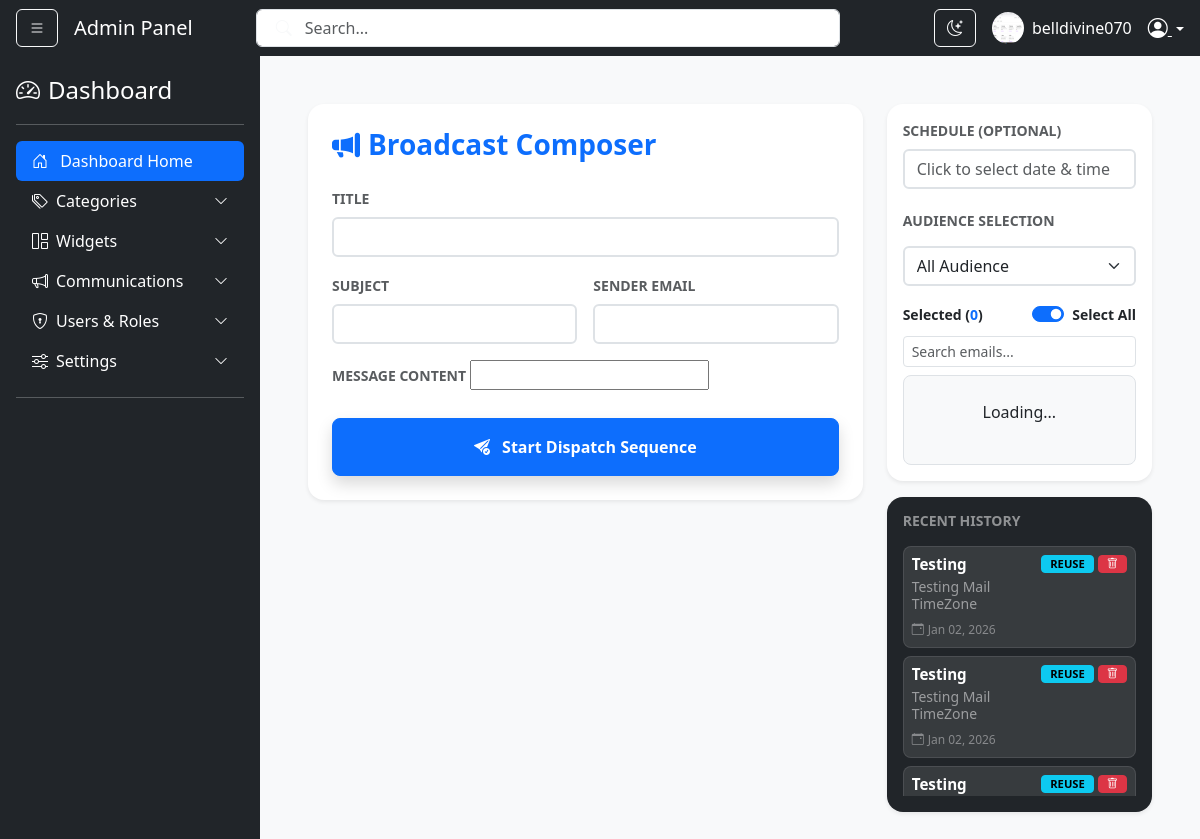
The app's page /bg-admin/broadcast/ (signed in) with its own data.
### users/models.py (models this page shows, shortened)
class CustomUser(AbstractBaseUser, PermissionsMixin):
    id = models.UUIDField(primary_key=True, default=uuid.uuid4, editable=False)
    email = models.EmailField(unique=True)
    username = models.CharField(max_length=150, unique=True)
    first_name = models.CharField(max_length=30)
    last_name = models.CharField(max_length=30)
    full_name = models.CharField(max_length=60, blank=True, null=True, editable=False)
    is_subscribed = models.BooleanField(default=True, verbose_name="Wants Newsletters")
    is_active = models.BooleanField(default=True)
    is_staff = models.BooleanField(default=False)
    is_manager = models.BooleanField(default=False)
    is_online = models.BooleanField(default=False)
    department = models.ForeignKey(Department, on_delete=models.SET_NULL, null=True, blank=True)
    date_joined = models.DateTimeField(default=timezone.now)
    role = models.ForeignKey('users.Role', on_delete=models.SET_NULL, null=True, blank=True, related_name='users')
    assigned_to = models.ForeignKey('self', on_delete=models.SET_NULL, null=True, blank=True, related_name='subordinates')
    region = models.CharField(max_length=50, blank=True, null=True)
    religion = models.CharField(max_length=50, blank=True, null=True)
    tribe = models.CharField(max_length=50, blank=True, null=True)
    ip_address = models.GenericIPAddressField(blank=True, null=True)
    racial_info = models.CharField(max_length=20, choices=[('black', 'Black'), ('white', 'White'), ('other', 'Other')], blank=True, null=True)
    profile_image = models.ImageField(upload_to='profile_images/', null=True, blank=True)
    USERNAME_FIELD = 'email'
    REQUIRED_FIELDS = ['username', 'first_name', 'last_name']
    objects = CustomUserManager()
    class Meta:
        verbose_name = 'Custom User'
        verbose_name_plural = 'Custom Users'

class NewsPost(models.Model):
    AUDIENCE_CHOICES = [
        ('all', 'All Audience'),
        ('staff_only', 'Staff Only'),
        ('external_only', 'External Subscribers Only'),
        ('clients', 'Company Users (Clients)'),
        ('super_admin', 'Super Admins Only'),
        ('is_manager', 'Managers Only'),
        ('administrator', 'Administrators Only'),
    ]
    STATUS_CHOICES = [
        ('draft', 'Draft'),
        ('scheduled', 'Scheduled'),
        ('sending', 'Sending'),
        ('sent', 'Sent'),
        ('failed', 'Failed'),
    ]
    title = models.CharField(max_length=255)
    subject = models.CharField(max_length=255, blank=True)
    slug = models.SlugField(max_length=255, unique=True, blank=True)
    content = models.TextField()
    sender_email = models.EmailField(blank=True, null=True)
    target_audience = models.CharField(max_length=50, choices=AUDIENCE_CHOICES, default='all')
    status = models.CharField(max_length=15, choices=STATUS_CHOICES, default='draft')
    scheduled_time = models.DateTimeField(null=True, blank=True)
    last_sent_at = models.DateTimeField(null=True, blank=True)
    created_at = models.DateTimeField(auto_now_add=True)

### users/views.py (the view, shortened to what this page needs)
# urls.py: path('broadcast/', views.BroadcastCreateView.as_view(), name='broadcast_dashboard'),
class BroadcastCreateView(LoginRequiredMixin, CreateView):
    model = NewsPost
    form_class = BroadcastForm
    template_name = 'send_email.html'
    success_url = reverse_lazy('broadcast_dashboard')
    def get(self, request, *args, **kwargs):
        return super().get(request, *args, **kwargs)
    def get_initial(self):
        initial = super().get_initial()
        reuse_id = self.request.GET.get('reuse')
        return initial
    def get_context_data(self, **kwargs):
        context = super().get_context_data(**kwargs)
        context['recent_posts'] = NewsPost.objects.all().order_by('-created_at')[:10]
        return context

### users/forms.py
class BroadcastForm(forms.ModelForm):
    class Meta:
        model = NewsPost
        fields = ['title','subject','sender_email','content','target_audience','scheduled_time'
        ]
        widgets = {
            'content': SummernoteWidget(),
        }
    def __init__(self, *args, **kwargs):
        super().__init__(*args, **kwargs)
        self.fields['sender_email'].required = False
        self.fields['scheduled_time'].required = False

### users/context_processors.py (called while the page is built)
def app_settings_processor(request):
    settings_dict = {}
    try:
        variables = AppVariable.objects.all().values('var_name', 'var_value')
        for var in variables:
            settings_dict[var['var_name']] = var['var_value']
    except Exception as e:
        print(f"Error loading AppVariables: {e}")
        settings_dict = {}
    return settings_dict

### users/templates/send_email.html (shortened to what this page needs)
{% extends "layout.html" %}
{% load widget_tweaks %}
{% load static %}
{% block content %}
<link rel="stylesheet" href="https://cdnjs.cloudflare.com/ajax/libs/jquery-datetimepicker/2.5.20/jquery.datetimepicker.min.css">
<div class="container-fluid py-4">
    <form method="post" id="broadcast-form">
        <div class="row g-4">
            <div class="col-12 col-lg-8">
                <div class="card shadow-sm border-0 p-4 rounded-4 bg-white">
                    <h3 class="fw-bold mb-4 text-primary">
                        <i class="bi bi-megaphone-fill me-2"></i>Broadcast Composer
                    </h3>
                    <div class="mb-3">
                        <label class="form-label small fw-bold text-muted">TITLE</label>
                        {% render_field form.title class="form-control border-2 shadow-none" %}
                    </div>
                    <div class="row g-3 mb-3">
                        <div class="col-md-6">
                            <label class="form-label small fw-bold text-muted">SUBJECT</label>
                            {% render_field form.subject class="form-control border-2 shadow-none" %}
                        </div>
                        <div class="col-md-6">
                            <label class="form-label small fw-bold text-muted">SENDER EMAIL</label>
                            {% render_field form.sender_email class="form-control border-2 shadow-none" %}
                        </div>
                    </div>
                    <div class="mb-4">
                        <label class="form-label small fw-bold text-muted">MESSAGE CONTENT</label>
                        {{ form.content }}
                    </div>
                    <button type="submit" class="btn btn-primary w-100 py-3 fw-bold rounded-3 shadow">
                        <i class="bi bi-send-check-fill me-2"></i> Start Dispatch Sequence
                    </button>
                </div>
            </div>
            <div class="col-12 col-lg-4">
                <div class="card shadow-sm border-0 p-3 rounded-4 mb-3 bg-white">
                    <label class="form-label small fw-bold text-muted">SCHEDULE (OPTIONAL)</label>
                    {% render_field form.scheduled_time class="form-control border-2 shadow-none" id="datetimepicker" autocomplete="off" placeholder="Click to select date & time"   %}
                    <h6 class="fw-bold mt-4 mb-3 small text-muted">AUDIENCE SELECTION</h6>
                    {% render_field form.target_audience class="form-select mb-3 border-2 shadow-none" id="id_target_audience" %}
                    <div class="d-flex justify-content-between align-items-center mb-2">
                        <span class="small fw-bold">
                            Selected (<span id="recipient-count" class="text-primary">0</span>)
                        </span>
                        <div class="form-check form-switch">
                            <input class="form-check-input" type="checkbox" id="check-all-toggle" checked>
                            <label class="form-check-label small fw-bold">Select All</label>
                        </div>
                    </div>
                    <input type="text" id="email-search" class="form-control form-control-sm mb-2" placeholder="Search emails...">
                    <div id="recipient-preview-box">
                        <div id="recipient-list">
                        </div>
                    </div>
                </div>
                <div class="card shadow-sm border-0 p-3 rounded-4 bg-dark text-white">
                    <h6 class="fw-bold mb-3 small text-white-50">RECENT HISTORY</h6>
                    <div class="overflow-auto" style="max-height: 250px;">
                        {% for post in recent_posts %}
                        <div class="bg-white bg-opacity-10 rounded-3 p-2 mb-2 border border-white border-opacity-10">
                            <div class="d-flex justify-content-between align-items-start">
                                <div class="d-flex flex-column justify-content-center">
                                    <div class="mb-1">
                                        <div class="fw-bold text-white lh-sm mb-1" style="font-size: 0.95rem;">
                                            {{ post.title }}
                                        </div>
                                        <div class="text-white-50 small lh-sm">
                                            {{ post.subject }}
                                        </div>
                                    </div>
                                    <div class="small mt-1 d-flex flex-wrap align-items-center" style="font-size: 0.75rem; opacity: 0.8;">
                                        <span class="text-white-50">
                                            <i class="bi bi-calendar-event me-1"></i>{{ post.created_at|date:"M d, Y" }}
                                        </span>
                                    </div>
                                </div>
                                <div class="d-flex gap-1">
                                    <a href="?reuse={{ post.id }}"
                                       class="btn btn-sm btn-info py-0 px-2 fw-bold"
                                       style="font-size: 0.7rem;">
                                        REUSE
                                    </a>
                                    <button type="button"
                                            class="btn btn-sm btn-danger py-0 px-2 delete-btn"
                                            data-url="{% url 'delete_broadcast' post.id %}"
                                            style="font-size: 0.7rem;">
                                        <i class="bi bi-trash"></i>
                                    </button>
                                </div>
                            </div>
                        </div>
                        {% empty %}
                        <p class="text-center small text-white-50">No history yet.</p>
                        {% endfor %}
                    </div>
                </div>
            </div>
        </div>
    </form>
</div>
{% endblock %}

### users/templates/layout.html (shortened to what this page needs)
{% load static %}
<!DOCTYPE html>
<html lang="en">
<head>
    <link rel="stylesheet" href="https://cdn.jsdelivr.net/npm/bootstrap-icons@1.13.1/font/bootstrap-icons.min.css">
    <link href="https://cdn.jsdelivr.net/npm/bootstrap@5.3.2/dist/css/bootstrap.min.css" rel="stylesheet">
    <link rel="stylesheet" href="{% static 'users/css/jquery.datetimepicker.min.css' %}">
    <link rel="stylesheet" href="{% static 'users/css/style.css' %}">
</head>
<body id="mainBody">
    <nav id="navbar" class="navbar navbar-expand-lg navbar-dark bg-dark sticky-top px-3">
        <button class="btn btn-outline-light me-3" id="sidebarToggle">
            <i class="bi bi-list"></i>
        </button>
        <a class="navbar-brand" href="#">Admin Panel</a>
        <form class="d-none d-md-flex mx-auto w-50 position-relative" role="search">
            <input class="form-control ps-5" type="search" placeholder="Search..." aria-label="Search">
            <button class="btn position-absolute top-50 start-0 translate-middle-y ms-2 border-0 bg-transparent" type="submit">
                <i class="bi bi-search text-light"></i>
            </button>
        </form>
        <div class="ms-auto d-flex align-items-center">
            <button class="btn btn-outline-light me-3 d-none d-sm-block" id="darkModeToggle" title="Toggle theme">
                <i class="bi bi-moon-stars" id="moonIcon"></i>
            </button>
            <img src="{% if user.profile_image %}{{ user.profile_image.url }}{% else %}{% static 'images/default_profile.png' %}{% endif %}" alt="Profile" class="rounded-circle me-2" width="32" height="32">
            <span class="text-white me-3 d-none d-lg-inline">{{ user.username|default:"Admin" }}</span>
            <div class="dropdown">
                <a class="text-white dropdown-toggle" data-bs-toggle="dropdown" style="cursor: pointer;">
                    <i class="bi bi-person-circle fs-5"></i>
                </a>
            </div>
        </div>
    </nav>
    <div class="d-flex">
        <div id="sidebar" class="bg-dark text-white p-3">
            <a href="/" class="d-flex align-items-center mb-3 text-white text-decoration-none">
                <i class="bi bi-speedometer2 fs-4 me-2"></i>
                <span class="fs-4">Dashboard</span>
            </a>
            <hr class="border-light">
            <ul class="nav nav-pills flex-column mb-auto">
                <li class="nav-item">
                    <a href="{% url 'index' %}" class="nav-link text-white active">
                        <i class="bi bi-house-door me-2"></i> Dashboard Home
                    </a>
                </li>
                <li>
                    <a data-bs-toggle="collapse" href="#CategoryMenu" class="nav-link text-white d-flex align-items-center">
                        <i class="bi bi-tags me-2"></i> Categories
                        <i class="bi bi-chevron-down ms-auto small"></i>
                    </a>
                </li>
                <li>
                    <a data-bs-toggle="collapse" href="#WidgetMenu" class="nav-link text-white d-flex align-items-center">
                        <i class="bi bi-grid-1x2 me-2"></i> Widgets
                        <i class="bi bi-chevron-down ms-auto small"></i>
                    </a>
                </li>
                <li>
                    <a data-bs-toggle="collapse" href="#commMenu" class="nav-link text-white d-flex align-items-center">
                        <i class="bi bi-megaphone me-2"></i> Communications
                        <i class="bi bi-chevron-down ms-auto small"></i>
                    </a>
                </li>
                <li>
                    <a data-bs-toggle="collapse" href="#usersMenu" class="nav-link text-white d-flex align-items-center">
                        <i class="bi bi-shield-lock me-2"></i> Users & Roles
                        <i class="bi bi-chevron-down ms-auto small"></i>
                    </a>
                </li>
                <li>
                    <a data-bs-toggle="collapse" href="#settingsMenu" class="nav-link text-white d-flex align-items-center">
                        <i class="bi bi-sliders me-2"></i> Settings
                        <i class="bi bi-chevron-down ms-auto small"></i>
                    </a>
                </li>
            </ul>
            <hr class="border-light">
        </div>
        <main id="content" class="flex-grow-1 content-wrapper p-3 p-md-4 bg-light">
            <div class="container-fluid">
                {% block content %}{% endblock content %}
            </div>
        </main>
    </div>
</body>
</html>

### users/static/users/css/style.css (style rules this page uses)
:root { --sidebar-width: 260px; }
body { overflow-x: hidden; background-color: #f8f9fa; transition: background 0.3s; }
#sidebar { min-width: var(--sidebar-width); max-width: var(--sidebar-width); background: #212529; transition: all 0.3s ease; min-height: 100vh; }
#sidebar { width: 260px; transition: all 0.3s ease; }

### users/templates/layout.html (style rules this page uses)
.content-wrapper { transition: all 0.3s; width: 100%; }

### users/templates/send_email.html (style rules this page uses)
#recipient-preview-box { max-height: 400px; overflow-y: auto; border: 1px solid #dee2e6; border-radius: 8px; background-color: #f8f9fa; }

### records on screen
CustomUser: profile_image (picture), username "belldivine070"
NewsPost: title "Testing", subject "Testing Mail TimeZone", created_at "Jan 02, 2026"
NewsPost: title "Testing", subject "Testing Mail TimeZone", created_at "Jan 02, 2026"
NewsPost: title "Testing"
